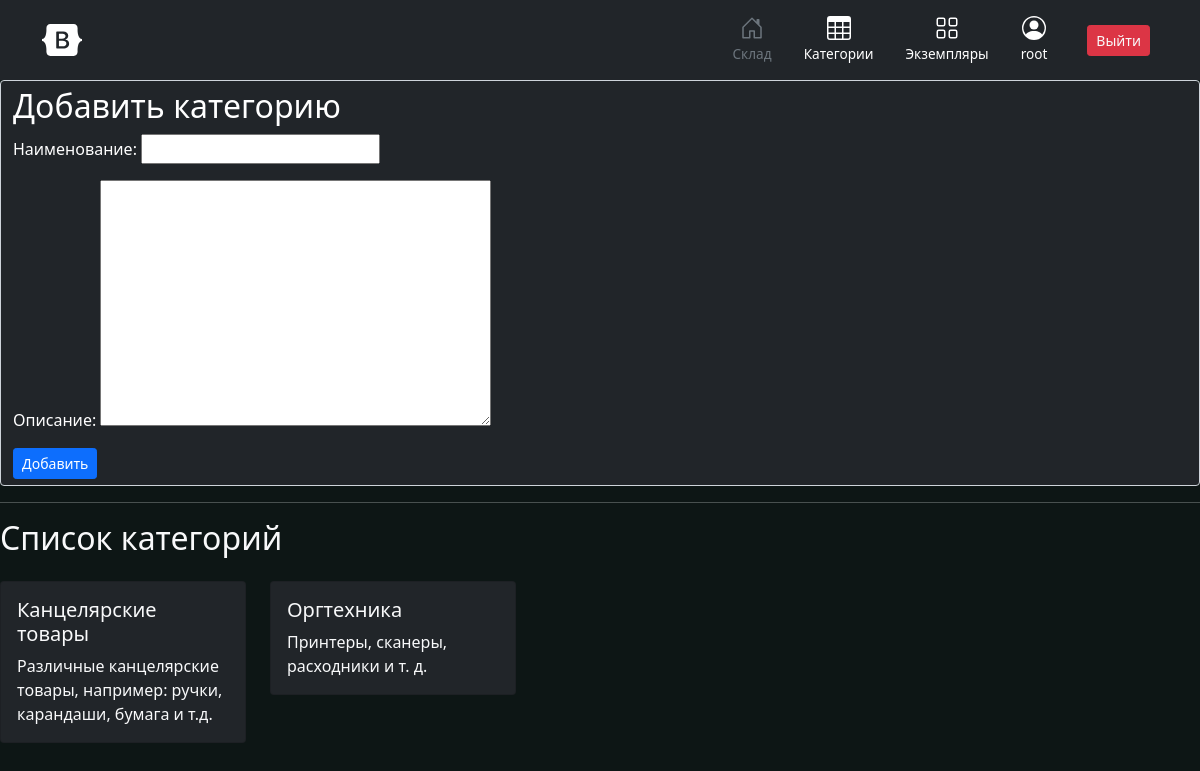
Screenshot of /categories/ (signed in) with the database file from the repository.
### users/models.py (models this page shows, shortened)
class CustomUser(AbstractUser):
    pass

### audit/models.py (models this page shows, shortened)
class Category(models.Model):
    name = models.CharField(unique=True, max_length=60)
    description = models.TextField()

### users/views.py (the view)
# urls.py: path('categories/', categories, name='categories'),
@login_required(login_url="/")
def categories(request):
    if request.method == 'POST':
        form = audit_forms.CategoryForm(request.POST)
        if form.is_valid():
            form.save()
            return redirect('categories')
    context = {
        'form': audit_forms.CategoryForm,
        'categories': audit_models.Category.objects.all()
    }
    return render(request, 'categories.html', context)

### templates/categories.html (shortened to what this page needs)
{% extends 'base.html' %}
{% block content %}
<form action="{% url 'categories' %}" class="form-control bg-dark text-white" method="post">
    <h2>Добавить категорию</h2>
    {{ form.as_p }}
    <button class="btn btn-sm btn-primary" type="submit">Добавить</button>
</form>
<hr color="white">
<h2>Список категорий</h2>
<div class="row" style="max-width: 90vw">
    {% for cat in categories %}
    <div class="col-sm-3 mt-3 mb-3 mb-sm-0">
        <div class="card bg-dark">
            <div class="card-body">
                <h5 class="card-title">{{ cat.name }}</h5>
                <p class="card-text">{{ cat.description }}</p>
            </div>
        </div>
    </div>
    {% endfor %}
</div>
{% endblock %}

### templates/base.html (shortened to what this page needs)
<!DOCTYPE html>
<html>
<head>
    <link href="https://cdn.jsdelivr.net/npm/bootstrap@5.0.2/dist/css/bootstrap.min.css" rel="stylesheet"
>
</head>
<body style="background-color:#0d1615;">
<main>
    <header>
        <div class="px-3 py-2 bg-dark">
            <div class="container">
                <div class="d-flex flex-wrap align-items-center justify-content-center justify-content-lg-start">
                    <a href="/"
                       class="d-flex align-items-center my-2 my-lg-0 me-lg-auto text-white text-decoration-none">
                        <svg class="bi me-2" width="40" height="32" role="img" aria-label="Bootstrap">
                            <use xlink:href="#bootstrap"/>
                        </svg>
                    </a>
                    <ul class="nav col-12 col-lg-auto my-2 justify-content-center my-md-0 text-small">
                        <li>
                            <a href="{% url 'home' %}" class="nav-link text-secondary">
                                <svg class="bi d-block mx-auto mb-1" width="24" height="24">
                                    <use xlink:href="#home"/>
                                </svg>
                                Склад
                            </a>
                        </li>
                        <li>
                            <a href="{% url 'categories' %}" class="nav-link text-white">
                                <svg class="bi d-block mx-auto mb-1" width="24" height="24">
                                    <use xlink:href="#table"/>
                                </svg>
                                Категории
                            </a>
                        </li>
                        <li>
                            <a href="{% url 'items' %}" class="nav-link text-white">
                                <svg class="bi d-block mx-auto mb-1" width="24" height="24">
                                    <use xlink:href="#grid"/>
                                </svg>
                                Экземпляры
                            </a>
                        </li>
                        <li>
                            <a href="#" class="nav-link text-white">
                                <svg class="bi d-block mx-auto mb-1" width="24" height="24">
                                    <use xlink:href="#people-circle"/>
                                </svg>
                                {% if user.is_authenticated %}
                                {{ user.username }}
                                {% else %}
                                Войдите в аккаунт
                                {% endif %}
                            </a>
                        </li>
                        <li class="ms-4 d-flex align-items-center justify-content-center">
                            <div>
                                {% if user.is_authenticated %}
                                <a class="btn btn-sm btn-danger text-light me-2" href="{% url 'logout' %}">Выйти</a>
                                {% else %}
                                <a class="btn btn-sm btn-light text-dark me-2" href="{% url 'login' %}">Войти</a>
                                {% endif %}
                            </div>
                        </li>
                    </ul>
                </div>
            </div>
        </div>
    </header>
    <div class="text-light">
        {% block content %}
        {% endblock %}
    </div>
</main>
</body>
</html>

### templates/base.html (style rules this page uses)
.bi { vertical-align: -.125em; fill: currentColor; }
.text-small { font-size: 85%; }

### rows the page displays
CustomUser: username "root"
Category: name "Канцелярские товары", description "Различные канцелярские товары, например: ручки, карандаши, бумага и т.д."
Category: name "Оргтехника", description "Принтеры, сканеры, расходники и т. д."
